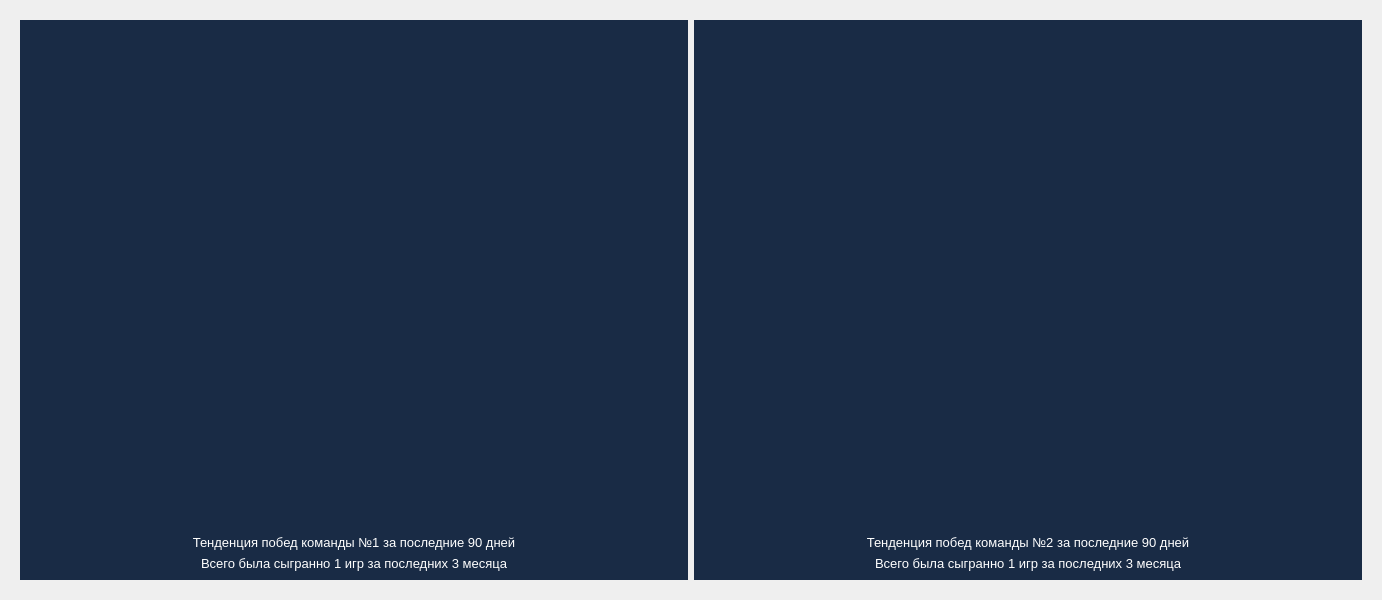
      <widget class="QWidget" name="form_team_tab">
       <attribute name="title">
        <string>Форма команд</string>
       </attribute>
       <layout class="QGridLayout" name="gridLayout_10">
        <item row="0" column="0">
         <widget class="QGroupBox" name="box_form_team">
          <property name="styleSheet">
           <string notr="true">border: rgb(25, 43, 69);</string>
          </property>
          <property name="title">
           <string/>
          </property>
          <layout class="QGridLayout" name="gridLayout_7">
           <item row="0" column="0">
            <widget class="QGroupBox" name="first_team_box">
             <property name="styleSheet">
              <string notr="true">background-color: rgb(25, 43, 69);</string>
             </property>
             <property name="title">
              <string/>
             </property>
             <layout class="QGridLayout" name="gridLayout_18">
              <item row="1" column="0">
               <widget class="QLabel" name="form_label_info">
                <property name="styleSheet">
                 <string notr="true">color: rgb(255, 255, 255);</string>
                </property>
                <property name="text">
                 <string>&lt;html&gt;&lt;head/&gt;&lt;body&gt;&lt;p align=&quot;center&quot;&gt;&lt;span style=&quot; font-size:10pt;&quot;&gt;Тенденция побед команды №1 за последние 90 дней&lt;/span&gt;&lt;/p&gt;&lt;/body&gt;&lt;/html&gt;</string>
                </property>
               </widget>
              </item>
              <item row="0" column="0">
               <widget class="QLabel" name="form_team_1_graphics">
                <property name="minimumSize">
                 <size>
                  <width>650</width>
                  <height>500</height>
                 </size>
                </property>
                <property name="maximumSize">
                 <size>
                  <width>650</width>
                  <height>500</height>
                 </size>
                </property>
                <property name="text">
                 <string/>
                </property>
               </widget>
              </item>
              <item row="2" column="0">
               <widget class="QLabel" name="form_team_label_one">
                <property name="styleSheet">
                 <string notr="true">color: rgb(255, 255, 255);</string>
                </property>
                <property name="text">
                 <string>&lt;html&gt;&lt;head/&gt;&lt;body&gt;&lt;p align=&quot;center&quot;&gt;&lt;span style=&quot; font-size:10pt;&quot;&gt;Всего была сыгранно 1 игр за последних 3 месяца&lt;/span&gt;&lt;/p&gt;&lt;/body&gt;&lt;/html&gt;</string>
                </property>
               </widget>
              </item>
             </layout>
            </widget>
           </item>
           <item row="0" column="1">
            <widget class="QGroupBox" name="second_team_box">
             <property name="styleSheet">
              <string notr="true">background-color: rgb(25, 43, 69);</string>
             </property>
             <property name="title">
              <string/>
             </property>
             <layout class="QGridLayout" name="gridLayout_19">
              <item row="2" column="0">
               <widget class="QLabel" name="form_team_label_two">
                <property name="styleSheet">
                 <string notr="true">color: rgb(255, 255, 255);</string>
                </property>
                <property name="text">
                 <string>&lt;html&gt;&lt;head/&gt;&lt;body&gt;&lt;p align=&quot;center&quot;&gt;&lt;span style=&quot; font-size:10pt;&quot;&gt;Всего была сыгранно 1 игр за последних 3 месяца&lt;/span&gt;&lt;/p&gt;&lt;/body&gt;&lt;/html&gt;</string>
                </property>
               </widget>
              </item>
              <item row="1" column="0">
               <widget class="QLabel" name="form_label_info_2">
                <property name="styleSheet">
                 <string notr="true">color: rgb(255, 255, 255);</string>
                </property>
                <property name="text">
                 <string>&lt;html&gt;&lt;head/&gt;&lt;body&gt;&lt;p align=&quot;center&quot;&gt;&lt;span style=&quot; font-size:10pt;&quot;&gt;Тенденция побед команды №2 за последние 90 дней&lt;/span&gt;&lt;/p&gt;&lt;/body&gt;&lt;/html&gt;</string>
                </property>
               </widget>
              </item>
              <item row="0" column="0">
               <widget class="QLabel" name="form_team_2_graphics">
                <property name="minimumSize">
                 <size>
                  <width>650</width>
                  <height>500</height>
                 </size>
                </property>
                <property name="maximumSize">
                 <size>
                  <width>650</width>
                  <height>500</height>
                 </size>
                </property>
                <property name="text">
                 <string/>
                </property>
               </widget>
              </item>
             </layout>
            </widget>
           </item>
          </layout>
         </widget>
        </item>
       </layout>
      </widget>
